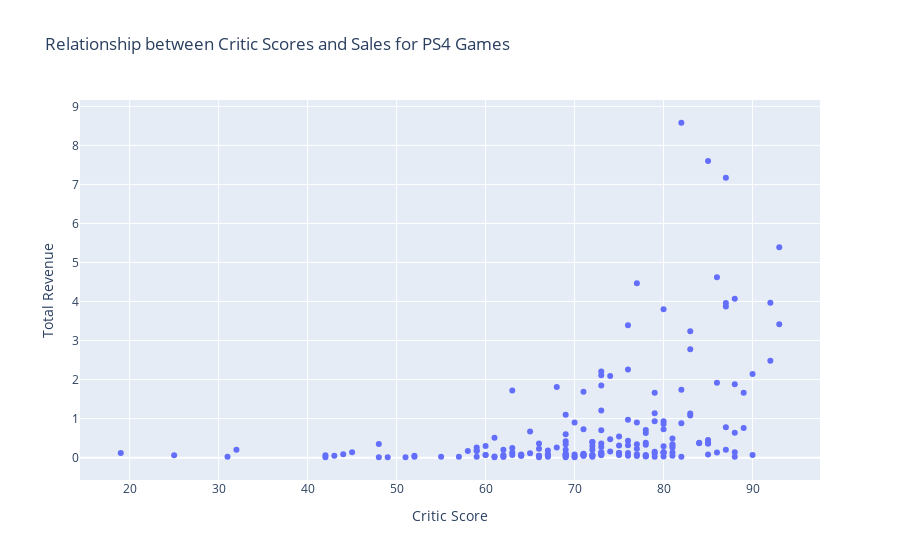
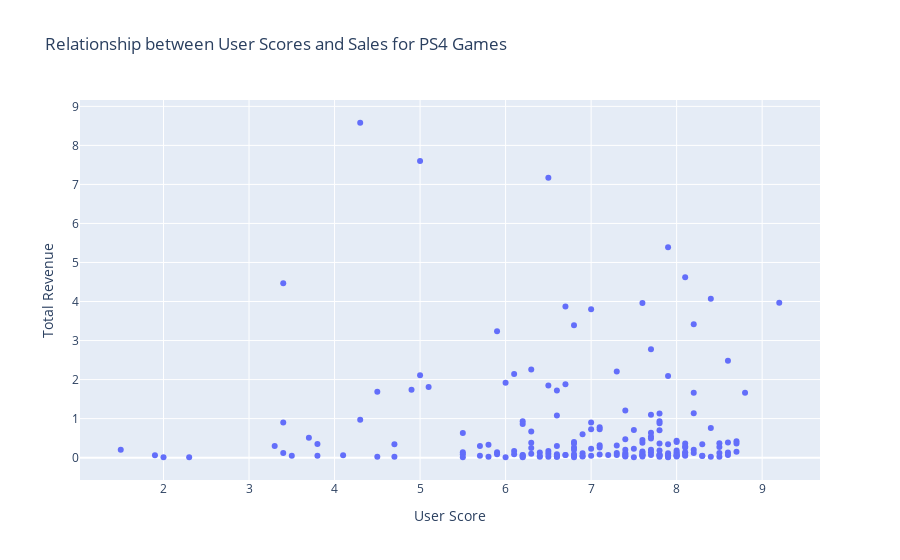
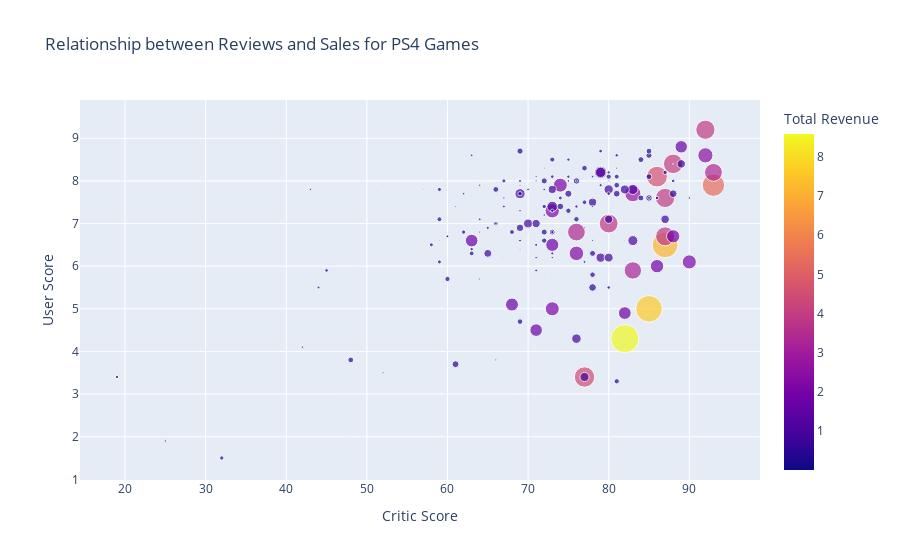

Source (notebook cell) for these figures, in order:
### Markdown cell above
#### Filtering Data by Critic Score and User Score

### Code cell
# Look at how user and professional reviews affect sales for one popular platform 
# Group data for one latest platforms by critic_score and user_score, make sure to ignore '-1' placeholders
ps4_data = relevant_platforms[relevant_platforms['platform']== 'PS4']
ps4_data = ps4_data[(ps4_data['user_score'] != -1) & (ps4_data['critic_score'] != -1)]


# Create scatter plots for critic scores and user scores
scatter_critic = px.scatter(ps4_data, x='critic_score', y='total_revenue', 
                            title='Relationship between Critic Scores and Sales for PS4 Games',
                            labels={'critic_score': 'Critic Score', 'total_revenue': 'Total Revenue'})

scatter_user = px.scatter(ps4_data, x='user_score', y='total_revenue', 
                          title='Relationship between User Scores and Sales for PS4 Games',
                          labels={'user_score': 'User Score', 'total_revenue': 'Total Revenue'})

# Create a scatter plot including both critic scores and user scores
combined_scatter = px.scatter(ps4_data, x='critic_score', y='user_score', 
                              color='total_revenue', size='total_revenue', 
                              title='Relationship between Reviews and Sales for PS4 Games',
                              labels={'critic_score': 'Critic Score', 'user_score': 'User Score', 
                                      'total_revenue': 'Total Revenue'})

# Show all scatter plots 
scatter_critic.show()
scatter_user.show()
combined_scatter.show()

### Figure 1 — Plotly figure (JSON) as saved in the notebook; plotly's stock layout.template omitted (floating-point values rounded to 4 significant figures; data arrays with more than 128 entries replaced by an {"elided": "..."} marker saying what was removed)
{"data": [{"hovertemplate": "Critic Score=%{x}<br>Total Revenue=%{y}<extra></extra>", "legendgroup": "", "marker": {"color": "#636efa", "symbol": "circle"}, "mode": "markers", "name": "", "orientation": "v", "showlegend": false, "type": "scatter", "x": {"elided": "182 int values"}, "xaxis": "x", "y": {"elided": "182 float values"}, "yaxis": "y"}], "layout": {"legend": {"tracegroupgap": 0}, "title": {"text": "Relationship between Critic Scores and Sales for PS4 Games"}, "xaxis": {"anchor": "y", "domain": [0, 1], "title": {"text": "Critic Score"}}, "yaxis": {"anchor": "x", "domain": [0, 1], "title": {"text": "Total Revenue"}}}}

### Figure 2 — Plotly figure (JSON) as saved in the notebook; plotly's stock layout.template omitted (floating-point values rounded to 4 significant figures; data arrays with more than 128 entries replaced by an {"elided": "..."} marker saying what was removed)
{"data": [{"hovertemplate": "User Score=%{x}<br>Total Revenue=%{y}<extra></extra>", "legendgroup": "", "marker": {"color": "#636efa", "symbol": "circle"}, "mode": "markers", "name": "", "orientation": "v", "showlegend": false, "type": "scatter", "x": {"elided": "182 float values"}, "xaxis": "x", "y": {"elided": "182 float values"}, "yaxis": "y"}], "layout": {"legend": {"tracegroupgap": 0}, "title": {"text": "Relationship between User Scores and Sales for PS4 Games"}, "xaxis": {"anchor": "y", "domain": [0, 1], "title": {"text": "User Score"}}, "yaxis": {"anchor": "x", "domain": [0, 1], "title": {"text": "Total Revenue"}}}}

### Figure 3 — Plotly figure (JSON) as saved in the notebook; plotly's stock layout.template omitted (floating-point values rounded to 4 significant figures; data arrays with more than 128 entries replaced by an {"elided": "..."} marker saying what was removed)
{"data": [{"hovertemplate": "Critic Score=%{x}<br>User Score=%{y}<br>Total Revenue=%{marker.color}<extra></extra>", "legendgroup": "", "marker": {"color": {"elided": "182 float values"}, "coloraxis": "coloraxis", "size": {"elided": "182 float values"}, "sizemode": "area", "sizeref": 0.02145, "symbol": "circle"}, "mode": "markers", "name": "", "orientation": "v", "showlegend": false, "type": "scatter", "x": {"elided": "182 int values"}, "xaxis": "x", "y": {"elided": "182 float values"}, "yaxis": "y"}], "layout": {"coloraxis": {"colorbar": {"title": {"text": "Total Revenue"}}, "colorscale": [[0, "#0d0887"], [0.1111, "#46039f"], [0.2222, "#7201a8"], [0.3333, "#9c179e"], [0.4444, "#bd3786"], [0.5556, "#d8576b"], [0.6667, "#ed7953"], [0.7778, "#fb9f3a"], [0.8889, "#fdca26"], [1, "#f0f921"]]}, "legend": {"itemsizing": "constant", "tracegroupgap": 0}, "title": {"text": "Relationship between Reviews and Sales for PS4 Games"}, "xaxis": {"anchor": "y", "domain": [0, 1], "title": {"text": "Critic Score"}}, "yaxis": {"anchor": "x", "domain": [0, 1], "title": {"text": "User Score"}}}}
